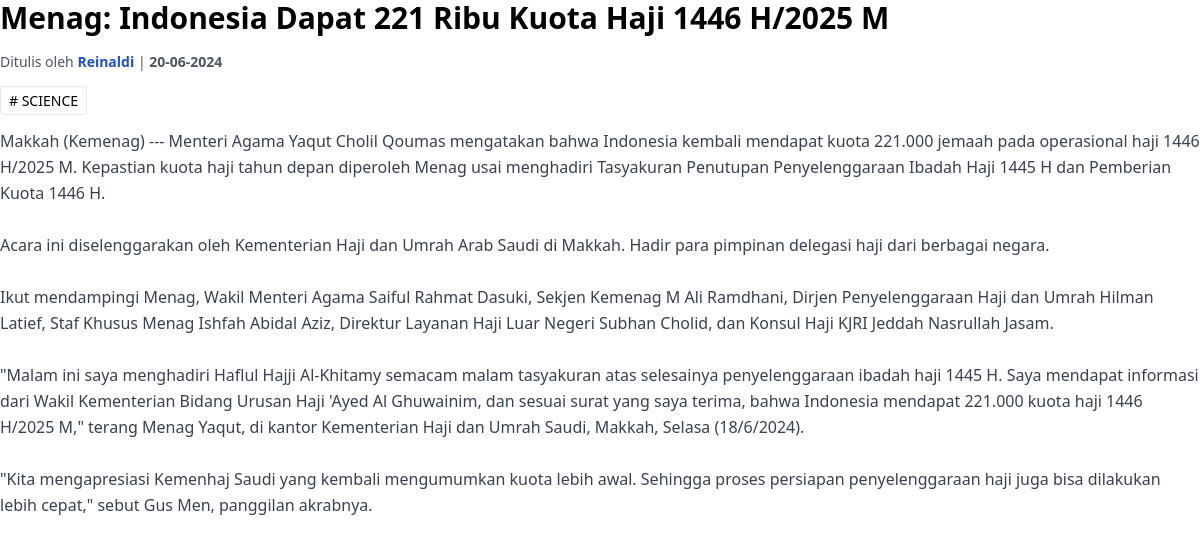
Screenshot of /public/blog/detail_blog?id=b9 with the database file from the repository.
### tables this page shows
CREATE TABLE `blogs` (
  `id_blog` varchar(25) NOT NULL,
  `judul` text,
  `body` text,
  `foto_blogs` varchar(25) DEFAULT NULL,
  `id_author` varchar(25) DEFAULT NULL,
  `time_stamp` timestamp NOT NULL DEFAULT CURRENT_TIMESTAMP
);

CREATE TABLE `members` (
  `id` varchar(25) NOT NULL,
  `nama_a` varchar(50) NOT NULL,
  `no_hp` varchar(50) NOT NULL,
  `id_dusun` varchar(50) NOT NULL,
  `rt` int NOT NULL,
  `foto` varchar(25) DEFAULT NULL,
  `id_status` varchar(25) DEFAULT NULL
);

CREATE TABLE `kategories` (
  `id_kategori` varchar(25) NOT NULL,
  `kategori` varchar(50) NOT NULL
);

### app/core/Controller.php (called while the page is built, shortened)
<?php
class Controller
{
    public function view($view, $data = [])
    {
        require_once '../app/views/' . $view . '.php';
    }
    public function model($model)
    {
        return new $model;
    }
}

### app/core/App.php (called while the page is built, shortened)
<?php
class App
{
    protected $method = 'index';
    protected $params = [];
    public function __construct()
    {
        $url = $this->parseURL();
        if ($url && is_array($url) && file_exists('../app/controllers/' . $url[0] . '.php')) {
            unset($url[0]);
        }
        $this->controller = new $this->controller;
        if (isset($url[1])) {
            if (method_exists($this->controller, $url[1])) {
                $this->method = $url[1];
            }
        }
        call_user_func_array([$this->controller, $this->method,], $this->params);
    }
    public function parseURL()
    {
        if (isset($_GET['url'])) {
            $url = rtrim($_GET['url'], '/');
            $url = filter_var($url, FILTER_SANITIZE_URL);
            $url = explode('/', $url);
            return $url;
        }
    }
}

### public/index.php (called while the page is built, shortened)
<?php
$app = new App;

### app/core/Database.php (called while the page is built, shortened)
<?php
class Database
{
    private $host = DB_HOST;
    private $user = DB_USER;
    private $pass = DB_PASS;
    private $db_name = DB_NAME;
    private $dbh;
    private $stmt;
    public function __construct()
    {
        $dsn = 'mysql:host=' . $this->host . ';dbname=' . $this->db_name . '';
        $option = [
            PDO::ATTR_PERSISTENT => true,
            PDO::ATTR_ERRMODE => PDO::ERRMODE_EXCEPTION
        ];
        try {
            $this->dbh = new PDO($dsn, $this->user, $this->pass, $option);
        } catch (PDOException $e) {
            die($e->getMessage());
        }
    }
    public function query($query)
    {
        $this->stmt = $this->dbh->prepare($query);
    }
    public function bind($param, $value, $type = null)
    {
        if (is_null($type)) {
            switch (true) {
                default:
                    $type = PDO::PARAM_STR;
            }
        }
        $this->stmt->bindValue($param, $value, $type);
    }
    public function execute()
    {
        try {
            return $this->stmt->execute();
        } catch (PDOException $e) {
            $errorInfo = $this->stmt->errorInfo();
            throw new PDOException("Error executing query: " . $errorInfo[2]);
        }
    }
    public function resultSet()
    {
        $this->execute();
        return $this->stmt->fetchAll(PDO::FETCH_ASSOC);
    }
    public function single()
    {
        $this->execute();
        return $this->stmt->fetch(PDO::FETCH_ASSOC);
    }
}

### app/models/Blog_model.php (called while the page is built, shortened)
<?php
class Blog_model
{
    private $db;
    public function __construct()
    {
        $this->db = new Database;
    }
    public function getCategoriesByBlogId($blogId)
    {
        $this->db->query('SELECT k.kategori nama_kategori FROM kategories k INNER JOIN blog_kategori bk ON k.id_kategori = bk.id_kategori WHERE bk.id_blog = :blog_id ');
        $this->db->bind(':blog_id', $blogId);
        return $this->db->resultSet();
    }
    public function blogSelect($idBlog)
    {
        $this->db->query('
        SELECT b.id_blog, b.judul, b.foto_blogs, b.body, b.time_stamp, m.nama_a
        FROM blogs b
        JOIN members m ON b.id_author = m.id
        WHERE b.id_blog = :id
    ');
        $this->db->bind(':id', $idBlog);
        $blog = $this->db->single();
        if ($blog) {
            $blog['kategories'] = $this->getCategoriesByBlogId($blog['id_blog']);
        }
        return $blog;
    }
}

### app/views/blogs/detail_blog.php (the view, shortened to what this page needs)
<article class="prose lg:prose-xl mx-auto">
    <h1 class="text-3xl font-bold mb-4"><?= htmlspecialchars($data['blog']['judul'], ENT_QUOTES, 'UTF-8') ?></h1>
    <p class="text-gray-600 text-sm mb-4">Ditulis oleh <span class="font-semibold text-blue-700"><?= htmlspecialchars($data['blog']['nama_a'], ENT_QUOTES, 'UTF-8') ?></span> | <span class="font-semibold"><?= date('d-m-Y', strtotime($data['blog']['time_stamp'])) ?></span></p>
    <div class="mb-4">
        <?php foreach ($data['blog']['kategories'] as $category) : ?>
            <span class="mr-2 mb-2 px-2 py-1 border border-solid rounded text-sm"># <?= htmlspecialchars($category['nama_kategori'], ENT_QUOTES, 'UTF-8') ?></span>
        <?php endforeach; ?>
    </div>
    <div class="text-gray-700 leading-relaxed">
        <?= nl2br(htmlspecialchars($data['blog']['body'], ENT_QUOTES, 'UTF-8')) ?>
    </div>
</article>

### rows the page displays
blogs: id_author.nama_a "Reinaldi", time_stamp "20-06-2024", body "Makkah (Kemenag) --- Menteri Agama Yaqut Cholil Qoumas mengatakan bahwa Indonesia kembali mendapat kuota 221.000 jemaah pada operasional haji 1446 H/2025 M. Kepastian kuota haji tahun depan diperoleh Menag usai menghadiri Tasyakuran Penutupan Penyelenggaraan Ibadah Haji 1445 H dan Pemberian Kuota 1446 H. Acara ini diselenggarakan oleh Kementerian Haji dan Umrah Arab Saudi di Makkah. Hadir para pimpinan delegasi haji dari berbagai negara. Ikut mendampingi Menag, Wakil Menteri Agama Saiful Rahmat Dasuki, Sekjen Kemenag M Ali Ramdhani, Dirjen Penyelenggaraan Haji dan Umrah Hilman Latief, Staf Khusus Menag Ishfah Abidal Aziz, Direktur Layanan Haji Luar Negeri Subhan Cholid, dan Konsul Haji KJRI…"
kategories: kategori "SCIENCE"
